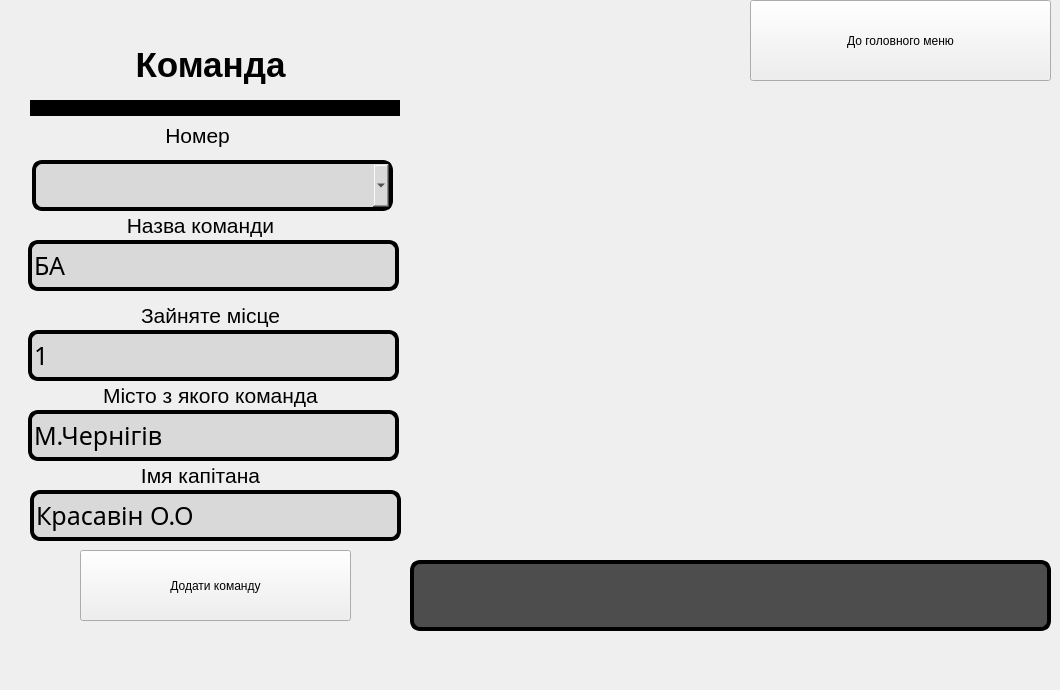
      <widget class="QWidget" name="tab_2">
       <attribute name="title">
        <string>Додати команду</string>
       </attribute>
       <widget class="QLabel" name="label_9">
        <property name="geometry">
         <rect>
          <x>0</x>
          <y>0</y>
          <width>1051</width>
          <height>681</height>
         </rect>
        </property>
        <property name="text">
         <string/>
        </property>
       </widget>
       <widget class="QLabel" name="label_10">
        <property name="geometry">
         <rect>
          <x>100</x>
          <y>120</y>
          <width>201</width>
          <height>31</height>
         </rect>
        </property>
        <property name="styleSheet">
         <string notr="true"> background: none;</string>
        </property>
        <property name="text">
         <string>&lt;html&gt;&lt;head/&gt;&lt;body&gt;&lt;p align=&quot;center&quot;&gt;&lt;span style=&quot; font-size:16pt;&quot;&gt;Номер &lt;/span&gt;&lt;/p&gt;&lt;/body&gt;&lt;/html&gt;</string>
        </property>
       </widget>
       <widget class="QLabel" name="label_11">
        <property name="geometry">
         <rect>
          <x>80</x>
          <y>300</y>
          <width>261</width>
          <height>31</height>
         </rect>
        </property>
        <property name="styleSheet">
         <string notr="true"> background: none;</string>
        </property>
        <property name="text">
         <string>&lt;html&gt;&lt;head/&gt;&lt;body&gt;&lt;p align=&quot;center&quot;&gt;&lt;span style=&quot; font-size:16pt;&quot;&gt;Зайняте місце&lt;/span&gt;&lt;/p&gt;&lt;/body&gt;&lt;/html&gt;</string>
        </property>
       </widget>
       <widget class="QLabel" name="label_12">
        <property name="geometry">
         <rect>
          <x>30</x>
          <y>100</y>
          <width>370</width>
          <height>16</height>
         </rect>
        </property>
        <property name="styleSheet">
         <string notr="true"> background: black;</string>
        </property>
        <property name="text">
         <string/>
        </property>
       </widget>
       <widget class="QLineEdit" name="lineEdit_5">
        <property name="geometry">
         <rect>
          <x>28</x>
          <y>330</y>
          <width>371</width>
          <height>51</height>
         </rect>
        </property>
        <property name="styleSheet">
         <string notr="true">      font-family:  sans-serif;
    font-size: 30px;
 border-radius:10px;
 font: 87 19pt ;
border: 4px solid rgb(0, 0, 0);
 background: rgb(217, 217, 217);</string>
        </property>
        <property name="text">
         <string>1</string>
        </property>
       </widget>
       <widget class="QLabel" name="label_13">
        <property name="geometry">
         <rect>
          <x>110</x>
          <y>35</y>
          <width>201</width>
          <height>61</height>
         </rect>
        </property>
        <property name="styleSheet">
         <string notr="true"> background: none;</string>
        </property>
        <property name="text">
         <string>&lt;html&gt;&lt;head/&gt;&lt;body&gt;&lt;p align=&quot;center&quot;&gt;&lt;span style=&quot; font-size:26pt; font-weight:600;&quot;&gt;Команда&lt;/span&gt;&lt;/p&gt;&lt;/body&gt;&lt;/html&gt;</string>
        </property>
       </widget>
       <widget class="QLineEdit" name="lineEdit_6">
        <property name="geometry">
         <rect>
          <x>28</x>
          <y>240</y>
          <width>371</width>
          <height>51</height>
         </rect>
        </property>
        <property name="styleSheet">
         <string notr="true">      font-family:  sans-serif;
    font-size: 30px;
 border-radius:10px;
 font: 87 19pt ;
border: 4px solid rgb(0, 0, 0);
 background: rgb(217, 217, 217);</string>
        </property>
        <property name="text">
         <string>БА</string>
        </property>
       </widget>
       <widget class="QLabel" name="label_14">
        <property name="geometry">
         <rect>
          <x>70</x>
          <y>210</y>
          <width>261</width>
          <height>31</height>
         </rect>
        </property>
        <property name="styleSheet">
         <string notr="true"> background: none;</string>
        </property>
        <property name="text">
         <string>&lt;html&gt;&lt;head/&gt;&lt;body&gt;&lt;p align=&quot;center&quot;&gt;&lt;span style=&quot; font-size:16pt;&quot;&gt;Назва команди&lt;/span&gt;&lt;/p&gt;&lt;/body&gt;&lt;/html&gt;</string>
        </property>
       </widget>
       <widget class="QLineEdit" name="lineEdit_7">
        <property name="geometry">
         <rect>
          <x>28</x>
          <y>410</y>
          <width>371</width>
          <height>51</height>
         </rect>
        </property>
        <property name="styleSheet">
         <string notr="true">      font-family:  sans-serif;
    font-size: 30px;
 border-radius:10px;
 font: 87 19pt ;
border: 4px solid rgb(0, 0, 0);
 background: rgb(217, 217, 217);</string>
        </property>
        <property name="text">
         <string>М.Чернігів</string>
        </property>
       </widget>
       <widget class="QLabel" name="label_15">
        <property name="geometry">
         <rect>
          <x>80</x>
          <y>380</y>
          <width>261</width>
          <height>31</height>
         </rect>
        </property>
        <property name="styleSheet">
         <string notr="true"> background: none;</string>
        </property>
        <property name="text">
         <string>&lt;html&gt;&lt;head/&gt;&lt;body&gt;&lt;p align=&quot;center&quot;&gt;&lt;span style=&quot; font-size:16pt;&quot;&gt;Місто з якого команда&lt;/span&gt;&lt;/p&gt;&lt;/body&gt;&lt;/html&gt;</string>
        </property>
       </widget>
       <widget class="QLineEdit" name="lineEdit_8">
        <property name="geometry">
         <rect>
          <x>30</x>
          <y>490</y>
          <width>371</width>
          <height>51</height>
         </rect>
        </property>
        <property name="styleSheet">
         <string notr="true">      font-family:  sans-serif;
    font-size: 30px;
 border-radius:10px;
 font: 87 19pt ;
border: 4px solid rgb(0, 0, 0);
 background: rgb(217, 217, 217);</string>
        </property>
        <property name="text">
         <string>Красавін О.О</string>
        </property>
       </widget>
       <widget class="QLabel" name="label_54">
        <property name="geometry">
         <rect>
          <x>70</x>
          <y>460</y>
          <width>261</width>
          <height>31</height>
         </rect>
        </property>
        <property name="styleSheet">
         <string notr="true"> background: none;</string>
        </property>
        <property name="text">
         <string>&lt;html&gt;&lt;head/&gt;&lt;body&gt;&lt;p align=&quot;center&quot;&gt;&lt;span style=&quot; font-size:16pt;&quot;&gt;Імя капітана&lt;/span&gt;&lt;/p&gt;&lt;/body&gt;&lt;/html&gt;</string>
        </property>
       </widget>
       <widget class="QTextBrowser" name="textBrowser_9">
        <property name="geometry">
         <rect>
          <x>410</x>
          <y>560</y>
          <width>641</width>
          <height>71</height>
         </rect>
        </property>
        <property name="styleSheet">
         <string notr="true">  padding: 2px 5px;
    font-family: 'Arial Black', sans-serif;
    font-size: 30px;
    text-transform: uppercase;
 border-radius:10px;
 font: 87 19pt  ;
border: 4px solid rgb(0, 0, 0);
 background: rgb(77, 77, 77);</string>
        </property>
        <property name="html">
         <string>&lt;!DOCTYPE HTML PUBLIC &quot;-//W3C//DTD HTML 4.0//EN&quot; &quot;http://www.w3.org/TR/REC-html40/strict.dtd&quot;&gt;
&lt;html&gt;&lt;head&gt;&lt;meta name=&quot;qrichtext&quot; content=&quot;1&quot; /&gt;&lt;style type=&quot;text/css&quot;&gt;
p, li { white-space: pre-wrap; }
&lt;/style&gt;&lt;/head&gt;&lt;body style=&quot; font-family:'Arial Black','sans-serif'; font-size:19pt; font-weight:80; font-style:normal;&quot;&gt;
&lt;p align=&quot;center&quot; style=&quot;-qt-paragraph-type:empty; margin-top:0px; margin-bottom:0px; margin-left:0px; margin-right:0px; -qt-block-indent:0; text-indent:0px; font-family:'Magneto';&quot;&gt;&lt;br /&gt;&lt;/p&gt;&lt;/body&gt;&lt;/html&gt;</string>
        </property>
       </widget>
       <widget class="QPushButton" name="pushButton_26">
        <property name="geometry">
         <rect>
          <x>750</x>
          <y>0</y>
          <width>301</width>
          <height>81</height>
         </rect>
        </property>
        <property name="styleSheet">
         <string notr="true">QPushButton:hover{background-color:rgb(255, 255, 255);}</string>
        </property>
        <property name="text">
         <string>До головного меню</string>
        </property>
       </widget>
       <widget class="QComboBox" name="comboBox">
        <property name="geometry">
         <rect>
          <x>32</x>
          <y>160</y>
          <width>361</width>
          <height>51</height>
         </rect>
        </property>
        <property name="styleSheet">
         <string notr="true">      font-family:  sans-serif;
    font-size: 30px;
 border-radius:10px;
 font: 87 19pt ;
border: 4px solid rgb(0, 0, 0);
 background: rgb(217, 217, 217);</string>
        </property>
       </widget>
       <widget class="QPushButton" name="pushButton_10">
        <property name="geometry">
         <rect>
          <x>80</x>
          <y>550</y>
          <width>271</width>
          <height>71</height>
         </rect>
        </property>
        <property name="styleSheet">
         <string notr="true">
QPushButton:hover{background-color:rgb(255, 255, 255);}
QPushButton:focus
{
 border-radius:20px;
background-color:rgb(97, 97, 97);
opacity:200; 
border: 4px solid white;
}</string>
        </property>
        <property name="text">
         <string>Додати команду</string>
        </property>
       </widget>
      </widget>
